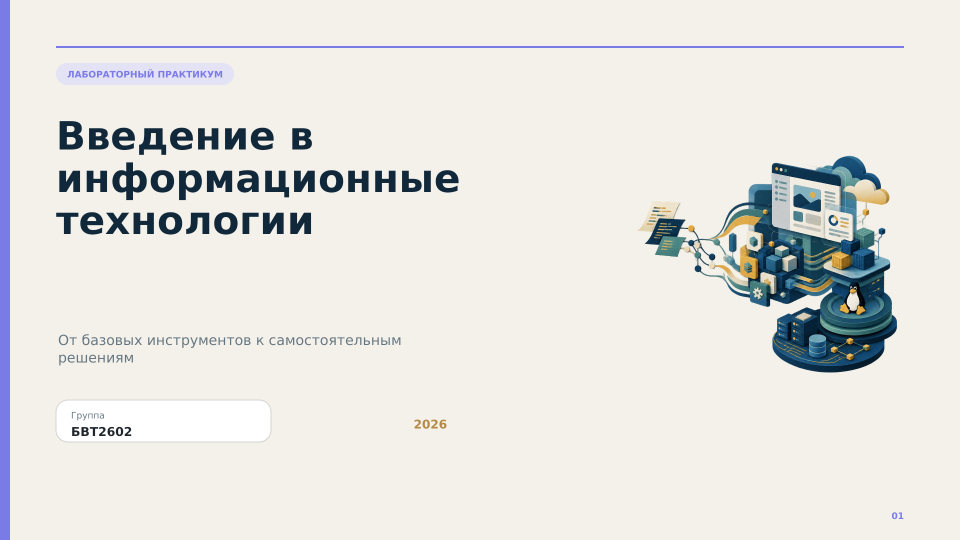
#> input picture learning/exercises/English/Informatics-MTUCI-presentation/extracted_intro/image.png, 1920 x 1080 px, found by its file name (shown at 1/2 size); its folder holds only this picture in this run
$ python make_intro_previews.py
#> lines starting #> are read from the running program, lines starting #| are printed output that depends on the picture
import os
from PIL import Image

src_dir = r'c:\Users\borod\OneDrive\Рабочий стол\МТУСИ\ОК&ВМ\learning-os-template\learning\exercises\English\Informatics-MTUCI-presentation\extracted_intro'
prev_dir = r'c:\Users\borod\OneDrive\Рабочий стол\МТУСИ\ОК&ВМ\learning-os-template\learning\exercises\English\Informatics-MTUCI-presentation\intro_previews'
os.makedirs(prev_dir, exist_ok=True)

for i in range(1, 25):
    fname = f"image{i if i > 1 else ''}.png"
    p = os.path.join(src_dir, fname)
    if os.path.exists(p):
        with Image.open(p) as im:
#> im is the input picture: PIL image 1920x1080 RGBA; mean R, G, B, A 228.4, 227.8, 224, 255
            im.thumbnail((600, 338))
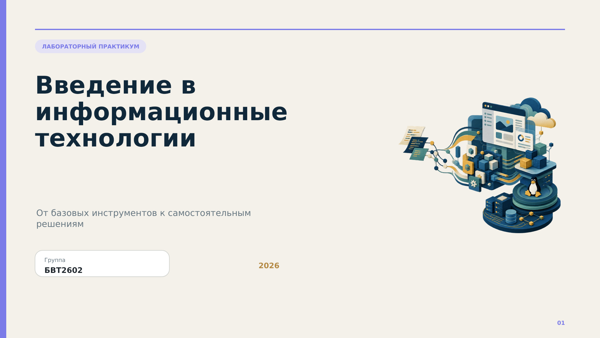
#> im: PIL image 600x338 RGBA; mean R, G, B, A 228.4, 227.8, 224, 255
            out = os.path.join(prev_dir, f"slide_{i}.jpg")
            im.convert('RGB').save(out, "JPEG")
print("Previews created!")
